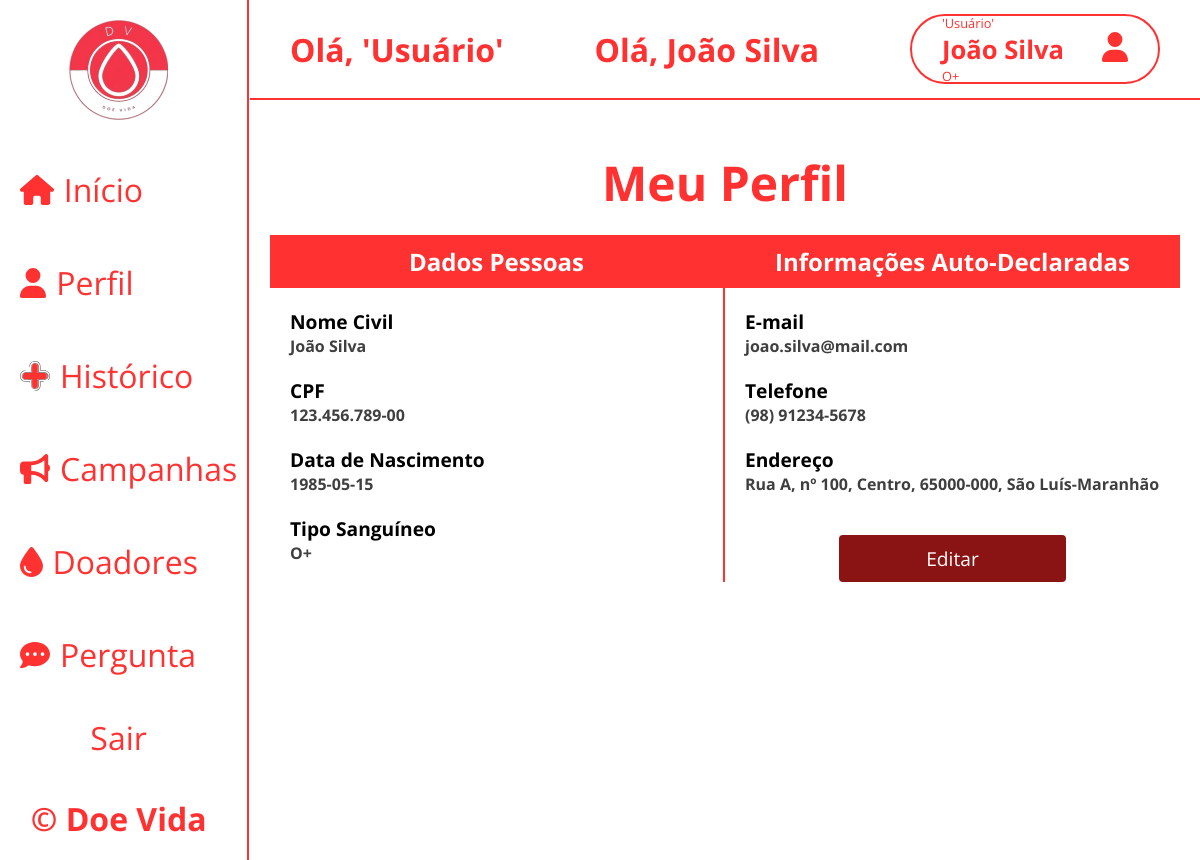
/views/perfil.php (signed in), run on the app's committed database.
### tables this page shows
CREATE TABLE endereco (
    id_endereco INT AUTO_INCREMENT PRIMARY KEY,
    cep VARCHAR(9) NOT NULL,
    estado ENUM('Maranhão', 'Outros') NOT NULL,
    cidade VARCHAR(100) NOT NULL,
    logradouro VARCHAR(255) NOT NULL,
    numero VARCHAR(10) NOT NULL,
    complemento VARCHAR(255),
    bairro VARCHAR(100) NOT NULL
);

### auth/auth.php (called while the page is built, shortened)
<?php
class Auth
{
    static function eClinica() {
        if (isset($_SESSION['e_clinica'])) {
            return true;
        } else {
            return false;
        }
    }
}

### models/endereco.php (called while the page is built, shortened)
<?php
class Endereco
{
    static function encontrarEnderecoId($id) {
        try {
            $conn = Conexao::conectar();
            $sql = 'SELECT DISTINCT e.* FROM endereco e JOIN doador_endereco de ON e.id_endereco = de.id_endereco WHERE de.id_doador = :id';
            $stmt = $conn->prepare($sql);
            $stmt->bindValue(':id', $id);
            $stmt->execute();
            $resultado = $stmt->fetch();
            return($resultado);
        } catch (PDOException $erro) {
            echo $erro->getMessage();
        }
    }
}

### views/perfil.php (the view, shortened to what this page needs)
<?php
require_once $_SERVER['DOCUMENT_ROOT'] . '/doa_vida/views/__cabecalho.php';
require_once $_SERVER['DOCUMENT_ROOT'] . '/doa_vida/models/endereco.php';
require_once $_SERVER['DOCUMENT_ROOT'] . '/doa_vida/models/clinica_endereco.php';
if (Auth::eClinica()) {
  $resultado_clinica = ClinicaEndereco::encontrarEnderecoPorClinica($_SESSION['id_clinica']);
} else {
  $resultado = Endereco::encontrarEnderecoId($_SESSION['id_doador']);
}
?>
<main id="conteudo_perfil">
  <h1 id="title_perfil">Meu Perfil</h1>
  <div id="div_container_perfil">
    <?php if (Auth::eClinica()) :?>
      <div id="div_dados_pessoais_perfil">
          <h1 class="title_div_dados_perfil">Dados Pessoas</h1>
          <h2 id="title_nome_perfil" class="title_dados_perfil">Razão Socail</h2>
          <p id="dados_nome_perfil" class="dados_perfil"><?= $_SESSION['razao_clinica'] ?></p>
          <h2 id="title_nome_perfil" class="title_dados_perfil">Nome Fantasia</h2>
          <p id="dados_nome_perfil" class="dados_perfil"><?= $_SESSION['nome_fantasia'] ?></p>
          <h2 id="title_cpf_perfil" class="title_dados_perfil">CNPJ</h2>
          <p id="dados_cpf_perfil" class="dados_perfil"><?= $_SESSION['cnpj'] ?></p>
      </div>
      <div id="div_dados_autoDeclarados_perfil">
        <h1 class="title_div_dados_perfil">Informações Auto-Declaradas</h1>
        <form action="" id="form_editarPerfil">
          <div id="input_email_perfil" class="div_input_perfil">
            <div class="content_input_perfil">
              <h2 id="title_email_perfil" class="title_dados_perfil">E-mail</h2>
              <p id="dados_email_perfil" class="dados_perfil"><?= $_SESSION['email'] ?></p>
            </div>
          </div>
          <div id="input_telefone_perfil" class="div_input_perfil">
            <div class="content_input_perfil">
              <h2 id="title_telefone_perfil" class="title_dados_perfil">Telefone</h2>
              <p id="dados_telefone_perfil" class="dados_perfil"><?= $_SESSION['telefone'] ?></p>
            </div>
          </div>
          <div id="input_endereco_perfil" class="div_input_perfil">
            <div class="content_input_perfil">
              <h2 id="title_endereco_perfil" class="title_dados_perfil">Endereço</h2>
              <p id="dados_endereco_perfil" class="dados_perfil"><?= $resultado_clinica['logradouro'] . ', nº ' . $resultado_clinica['numero'] . ', ' . $resultado_clinica['bairro'] . ', ' . $resultado_clinica['cep'] . ', ' . $resultado_clinica['cidade'] . '-' . $resultado_clinica['estado'] ?></p>
            </div>
          </div>
        </form>
      </div>
    <?php else :?>
      <div id="div_dados_pessoais_perfil">
          <h1 class="title_div_dados_perfil">Dados Pessoas</h1>
          <h2 id="title_nome_perfil" class="title_dados_perfil">Nome Civil</h2>
          <p id="dados_nome_perfil" class="dados_perfil"><?= $_SESSION['nome_doador'] ?></p>
          <h2 id="title_cpf_perfil" class="title_dados_perfil">CPF</h2>
          <p id="dados_cpf_perfil" class="dados_perfil"><?= $_SESSION['cpf'] ?></p>
          <h2 id="title_dataNascimento_perfil" class="title_dados_perfil">Data de Nascimento</h2>
          <p id="dados_dataNascimento_perfil" class="dados_perfil"><?= $_SESSION['data_nascimento'] ?></p>
          <h2 id="title_tipoSangue_perfil" class="title_dados_perfil">Tipo Sanguíneo</h2>
          <p id="dados_tipoSangue_perfil" class="dados_perfil"><?= $_SESSION['tipo_sanguineo'] ?></p>
      </div>
      <div id="div_dados_autoDeclarados_perfil">
        <h1 class="title_div_dados_perfil">Informações Auto-Declaradas</h1>
        <form action="" id="form_editarPerfil">
          <div id="input_email_perfil" class="div_input_perfil">
            <div class="content_input_perfil">
              <h2 id="title_email_perfil" class="title_dados_perfil">E-mail</h2>
              <p id="dados_email_perfil" class="dados_perfil"><?= $_SESSION['email'] ?></p>
            </div>
          </div>
          <div id="input_telefone_perfil" class="div_input_perfil">
            <div class="content_input_perfil">
              <h2 id="title_telefone_perfil" class="title_dados_perfil">Telefone</h2>
              <p id="dados_telefone_perfil" class="dados_perfil"><?= $_SESSION['telefone'] ?></p>
            </div>
          </div>
          <div id="input_endereco_perfil" class="div_input_perfil">
            <div class="content_input_perfil">
              <h2 id="title_endereco_perfil" class="title_dados_perfil">Endereço</h2>
              <p id="dados_endereco_perfil" class="dados_perfil"><?= $resultado['logradouro'] . ', nº ' . $resultado['numero'] . ', ' . $resultado['bairro'] . ', ' . $resultado['cep'] . ', ' . $resultado['cidade'] . '-' . $resultado['estado'] ?></p>
            </div>
          </div>
          <div id="footer_editar_perfil">
            <a href="/doa_vida/views/editarDoador.php?id=<?= $_SESSION['id_doador'] ?>" id="btn-editarPerfil">Editar</a>
          </div>
        </form>
      </div>
    <?php endif; ?>
  </div>
</main>
</main>
</body>
</html>

### css/style.css (style rules this page uses)
* { box-sizing: border-box; padding: 0px; margin: 0px; }
:root { --cor-vermelha: #ff3131; --cor-vermelho-escuro: #8a1313; --cor-preta: black; --cor-branca: white; --cor-cinza-escuro: rgb(63, 63, 63); --cor-cinza-claro: #aaa; --font-open-sans: "Open Sans", sans-serif; }
body, html { max-width: 100vw; height: 100vh; }
#conteudo_perfil, #conteudo-editarPerfil { max-width: 100vw; font-family: var(--font-open-sans); }
#title_perfil, #title_editarPerfil { text-align: center; color: var(--cor-vermelha); font-size: 3rem; margin: 70px 0px 20px; }
#div_container_perfil { display: grid; grid-template-columns: repeat(2, 1fr); justify-items: center; }
.title_div_dados_perfil { background-color: var(--cor-vermelha); color: var(--cor-branca); padding: 10px; font-size: 1.5rem; text-align: center; }
#div_dados_pessoais_perfil, #div_dados_autoDeclarados_perfil { width: 100%; height: 100%; font-family: var(--font-open-sans); }
#div_dados_pessoais_perfil { border-right: solid 2px var(--cor-vermelha); }
.title_dados_perfil { font-size: 1.2rem; font-weight: bold; margin: 20px 0px 0px 20px; }
.dados_perfil { font-size: 1rem; font-weight: bold; margin: 0px 20px; color: var(--cor-cinza-escuro); }
#form_editarPerfil { display: flex; flex-direction: column; }
.div_input_perfil { display: flex; justify-content: space-between; }
.content_input_perfil { display: flex; flex-direction: column; }
#footer_editar_perfil { display: flex; justify-content: center; width: 100%; margin-top: 40px; }
#footer_editar_perfil > #btn-editarPerfil, #footer_editar_perfil > input[type="submit"] { background-color: var(--cor-vermelho-escuro); color: var(--cor-branca); padding: 10px 20px; border: none; border-radius: 4px; cursor: pointer; font-size: 1.2rem; text-align: center; text-decoration: none; width: 50%; }

### data on the page
endereco: logradouro "Rua A", numero "100", bairro "Centro", cep "65000-000", cidade "São Luís", estado "Maranhão"

### other printed values
$_SESSION['nome_doador'] "João Silva"
$_SESSION['tipo_sanguineo'] "O+"
$_SESSION['cpf'] "123.456.789-00"
$_SESSION['data_nascimento'] "1985-05-15"
$_SESSION['email'] "joao.silva@mail.com"
$_SESSION['telefone'] "(98) 91234-5678"
